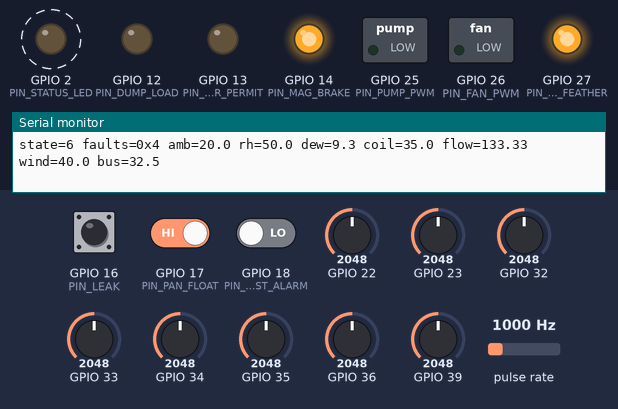
The sketch below on a simulated ESP32. On the bench: switched loads named in the sketch (green lamp = pin HIGH), output pins drawn as LEDs (lit = HIGH), the last lines printed to the serial monitor. Wiring (inferred from the names in the program): pulse sensor: data GPIO 4. Dashed ring = blinking. Inputs (shaded band) come from the test bench; at power-on: GPIO 22 = 2048, GPIO 34 = 2048, GPIO 35 = 2048, GPIO 16 (PIN_LEAK) HIGH, GPIO 17 (PIN_PAN_FLOAT) HIGH, GPIO 18 (PIN_GUST_ALARM) LOW, GPIO 23 = 2048, GPIO 32 = 2048, GPIO 33 = 2048, GPIO 36 = 2048, GPIO 39 = 2048, pulse rate 1000 Hz (analog values on the 0–4095 scale).

Above: at 1.2 s.
1.3 s: GPIO 22 set to 3444
At 2.41 s:
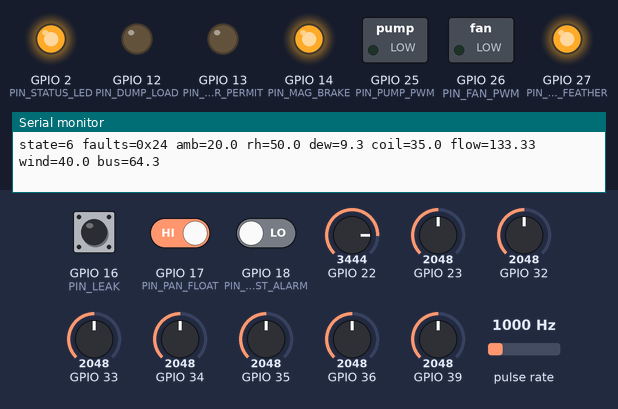
4.3 s: GPIO 22 set to 3549
At 4.68 s:
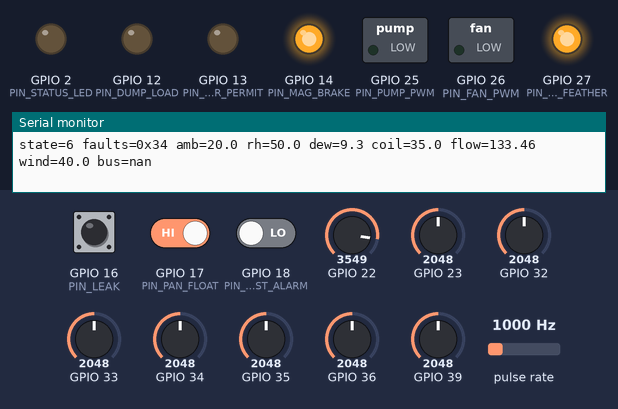
7.3 s: GPIO 34 set to 3443
10.3 s: GPIO 34 set to 3530
13.3 s: GPIO 35 set to 3412
16.3 s: GPIO 35 set to 3535
Timing chart, 0 to 20.3 s (numbered marks = the images above; inputs shaded):
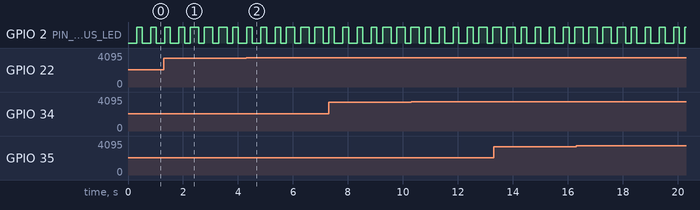

The sketch:

hybrid_cassette_controller.ino
```cpp
/*
 Hybrid micro-climate cassette controller — ESP32 Arduino reference firmware
 Target: Arduino-ESP32 2.x. This is a controller reference, NOT production or
 safety-certified firmware. Hardware must provide default-OFF drivers, independent
 fuses/current limits/thermal cut-outs, independent overspeed layer, physical
 break-before-make mains interlock, and a tested emergency isolation path.

 Pinout assumes a custom conditioned-input board. Do not connect RTDs, anemometer,
 battery, mains, turbine phases, LiFePO4 cells, or pumps directly to ESP32 pins.
*/
#include <Arduino.h>
#include <math.h>

// ---------- Pin map (adapt only after hardware review) ----------
constexpr int PIN_FLOW_PULSE      = 4;
constexpr int PIN_LEAK            = 16;  // conditioned active LOW leak detector
constexpr int PIN_PAN_FLOAT       = 17;  // conditioned active LOW high condensate
constexpr int PIN_GUST_ALARM      = 18;  // independent wind threshold comparator
constexpr int PIN_SERVICE_RESET   = 19;  // guarded, active LOW
constexpr int PIN_PUMP_PWM        = 25;
constexpr int PIN_FAN_PWM         = 26;
constexpr int PIN_BLADE_FEATHER   = 27;  // commands fail-safe stow actuator
constexpr int PIN_MAG_BRAKE       = 14;  // commands external brake contactor driver
constexpr int PIN_DUMP_LOAD       = 12;  // commands external protected dump load
constexpr int PIN_STATUS_LED      = 2;
constexpr int PIN_AUX_IR_PERMIT   = 13;  // dry-contact permit only; no mains switching
constexpr int ADC_AMBIENT_TEMP    = 34;  // conditioned sensor interface (calibrate)
constexpr int ADC_AMBIENT_RH      = 35;
constexpr int ADC_COIL_TEMP       = 32;
constexpr int ADC_WATER_IN        = 33;
constexpr int ADC_WATER_OUT       = 36;
constexpr int ADC_WIND_SPEED      = 39;
constexpr int ADC_ROTOR_RPM       = 23;  // use external conditioned frequency-to-voltage
constexpr int ADC_BUS_VOLT        = 22;

constexpr uint8_t PUMP_CH = 0, FAN_CH = 1;
constexpr uint32_t PWM_HZ = 20000;
constexpr uint8_t PWM_BITS = 10;
constexpr uint16_t PWM_MAX = (1 << PWM_BITS) - 1;

// ---------- Screening constants — validate against calibrated hardware ----------
constexpr float GUST_CURTAIN_MPH  = 18.0f;
constexpr float GUST_OPEN_MPH     = 35.0f;
constexpr float DEW_MARGIN_C      = 2.0f;   // minimum surface-above-dew margin
constexpr float MAX_COIL_C         = 65.0f;
constexpr float MIN_COIL_C         = 2.0f;
constexpr float MIN_FLOW_LPM       = 1.0f;
constexpr float FLOW_PULSES_PER_L  = 450.0f; // sensor-specific calibration constant
constexpr float BUS_24_LOW         = 20.5f;
constexpr float BUS_48_LOW         = 41.0f;
constexpr float BUS_HIGH           = 58.0f;
constexpr uint32_t FLOW_PROVE_MS   = 10000;
constexpr uint32_t SENSOR_STALE_MS = 3000;
constexpr uint32_t FAULT_HOLD_MS   = 30000;

enum class State : uint8_t {
  SAFE_STOW, SOLAR_FAN_COOL, HYDRONIC_CHILL, HYDRONIC_HEAT, WIND_GENERATION, DUMP_HEAT, FAULT_LATCHED
};

enum Fault : uint32_t {
  F_NONE=0, F_LEAK=1u<<0, F_PAN=1u<<1, F_GUST=1u<<2, F_NO_FLOW=1u<<3,
  F_SENSOR=1u<<4, F_BUS=1u<<5, F_COIL=1u<<6
};

struct Sensors {
  float ambientC, rhPct, coilC, waterInC, waterOutC;
  float windMph, rotorRpm, flowLpm, busV;
  bool leak, panHigh, gustComparator;
  uint32_t sampleMs;
};

volatile uint32_t g_flowPulses = 0;
State g_state = State::SAFE_STOW;
uint32_t g_faults = F_NONE;
uint32_t g_stateSince = 0;
uint32_t g_flowStart = 0;
uint32_t g_lastFlowCalc = 0, g_lastFlowPulses = 0;
float g_flowLpm = 0.0f;
bool g_curtainsDeployed = false; // Must be set only by a validated curtain state input in production.

void IRAM_ATTR onFlowPulse() { g_flowPulses++; }

float adcToUnit(int pin, float minV, float maxV, float minOut, float maxOut) {
  int raw = analogRead(pin);
  float v = (raw / 4095.0f) * 3.3f;
  if (v < minV || v > maxV) return NAN;
  return minOut + (v-minV)*(maxOut-minOut)/(maxV-minV);
}

float dewPointC(float tempC, float rhPct) {
  // Magnus formula; valid operational range must be verified for selected sensor/service range.
  if (!isfinite(tempC) || !isfinite(rhPct) || rhPct <= 0.0f || rhPct > 100.0f) return NAN;
  const float a = 17.62f, b = 243.12f;
  float gamma = logf(rhPct/100.0f) + (a*tempC)/(b+tempC);
  return (b*gamma)/(a-gamma);
}

void setPwm(int channel, float duty01) {
  duty01 = constrain(duty01, 0.0f, 1.0f);
  ledcWrite(channel, (uint32_t)(duty01 * PWM_MAX));
}

void allOutputsSafe() {
  setPwm(PUMP_CH, 0); setPwm(FAN_CH, 0);
  digitalWrite(PIN_BLADE_FEATHER, HIGH); // Fail-safe command: feather/stow
  digitalWrite(PIN_MAG_BRAKE, HIGH);     // External contactor must also fail safe on loss of power
  digitalWrite(PIN_DUMP_LOAD, LOW);
  digitalWrite(PIN_AUX_IR_PERMIT, LOW);
}

void enter(State next) {
  if (next == g_state) return;
  allOutputsSafe();
  g_state = next;
  g_stateSince = millis();
  g_flowStart = 0;
}

void updateFlow() {
  uint32_t now = millis();
  if (now - g_lastFlowCalc < 1000) return;
  noInterrupts(); uint32_t pulses = g_flowPulses; interrupts();
  uint32_t dp = pulses - g_lastFlowPulses;
  float seconds = (now - g_lastFlowCalc) / 1000.0f;
  g_flowLpm = (dp / FLOW_PULSES_PER_L) * (60.0f / seconds);
  g_lastFlowPulses = pulses; g_lastFlowCalc = now;
}

Sensors readSensors() {
  updateFlow();
  Sensors s{};
  // All conversions assume 0.5-2.8 V conditioned outputs; adapt calibration coefficients per board.
  s.ambientC = adcToUnit(ADC_AMBIENT_TEMP, 0.5f,2.8f,-20.0f,60.0f);
  s.rhPct    = adcToUnit(ADC_AMBIENT_RH,   0.5f,2.8f,  0.0f,100.0f);
  s.coilC    = adcToUnit(ADC_COIL_TEMP,    0.5f,2.8f,-20.0f,90.0f);
  s.waterInC = adcToUnit(ADC_WATER_IN,     0.5f,2.8f,-20.0f,90.0f);
  s.waterOutC= adcToUnit(ADC_WATER_OUT,    0.5f,2.8f,-20.0f,90.0f);
  s.windMph  = adcToUnit(ADC_WIND_SPEED,   0.5f,2.8f,  0.0f,80.0f);
  s.rotorRpm = adcToUnit(ADC_ROTOR_RPM,    0.5f,2.8f,  0.0f,3000.0f);
  s.busV     = adcToUnit(ADC_BUS_VOLT,     0.5f,2.8f,  0.0f,65.0f);
  s.flowLpm = g_flowLpm;
  s.leak = digitalRead(PIN_LEAK) == LOW;
  s.panHigh = digitalRead(PIN_PAN_FLOAT) == LOW;
  s.gustComparator = digitalRead(PIN_GUST_ALARM) == HIGH;
  s.sampleMs = millis();
  return s;
}

bool sensorsValid(const Sensors& s) {
  return isfinite(s.ambientC) && isfinite(s.rhPct) && isfinite(s.coilC) &&
    isfinite(s.waterInC) && isfinite(s.waterOutC) && isfinite(s.windMph) &&
    isfinite(s.rotorRpm) && isfinite(s.busV);
}

uint32_t evaluateFaults(const Sensors& s) {
  uint32_t f = F_NONE;
  if (!sensorsValid(s)) f |= F_SENSOR;
  if (s.leak) f |= F_LEAK;
  if (s.panHigh) f |= F_PAN;
  float gustLimit = g_curtainsDeployed ? GUST_CURTAIN_MPH : GUST_OPEN_MPH;
  if (s.gustComparator || (isfinite(s.windMph) && s.windMph >= gustLimit)) f |= F_GUST;
  if (isfinite(s.busV) && (s.busV > BUS_HIGH || s.busV < BUS_24_LOW)) f |= F_BUS;
  if (isfinite(s.coilC) && (s.coilC > MAX_COIL_C || s.coilC < MIN_COIL_C)) f |= F_COIL;
  return f;
}

void runState(const Sensors& s) {
  const float dewC = dewPointC(s.ambientC, s.rhPct);
  const bool enoughBus = s.busV >= BUS_24_LOW;
  const bool excessBus = s.busV >= 54.0f;
  const bool chillAllowed = isfinite(dewC) && s.coilC >= dewC + DEW_MARGIN_C;

  if (g_faults != F_NONE) { enter(State::FAULT_LATCHED); return; }
  switch (g_state) {
    case State::SAFE_STOW:
      allOutputsSafe();
      if (enoughBus && s.ambientC > 25.0f && s.windMph < 12.0f) enter(State::SOLAR_FAN_COOL);
      break;
    case State::SOLAR_FAN_COOL:
      digitalWrite(PIN_BLADE_FEATHER, LOW); digitalWrite(PIN_MAG_BRAKE, LOW);
      setPwm(FAN_CH, 0.55f); setPwm(PUMP_CH, 0.0f);
      if (!enoughBus || s.ambientC < 23.0f) enter(State::SAFE_STOW);
      else if (chillAllowed && s.ambientC > 28.0f) enter(State::HYDRONIC_CHILL);
      else if (s.windMph > 8.0f) enter(State::WIND_GENERATION);
      break;
    case State::HYDRONIC_CHILL:
      digitalWrite(PIN_BLADE_FEATHER, LOW); digitalWrite(PIN_MAG_BRAKE, LOW);
      setPwm(FAN_CH, 0.70f);
      setPwm(PUMP_CH, chillAllowed ? 0.65f : 0.0f);
      if (g_flowStart == 0) g_flowStart = millis();
      if (millis()-g_flowStart > FLOW_PROVE_MS && s.flowLpm < MIN_FLOW_LPM) { g_faults |= F_NO_FLOW; break; }
      if (!chillAllowed || !enoughBus) enter(State::SOLAR_FAN_COOL);
      else if (s.windMph > 8.0f) enter(State::WIND_GENERATION);
      break;
    case State::HYDRONIC_HEAT:
      digitalWrite(PIN_BLADE_FEATHER, LOW); digitalWrite(PIN_MAG_BRAKE, LOW);
      setPwm(FAN_CH, 0.45f); setPwm(PUMP_CH, 0.60f);
      if (g_flowStart == 0) g_flowStart = millis();
      if (millis()-g_flowStart > FLOW_PROVE_MS && s.flowLpm < MIN_FLOW_LPM) { g_faults |= F_NO_FLOW; break; }
      if (s.ambientC > 21.0f || !enoughBus) enter(State::SAFE_STOW);
      break;
    case State::WIND_GENERATION:
      digitalWrite(PIN_BLADE_FEATHER, LOW); digitalWrite(PIN_MAG_BRAKE, LOW);
      setPwm(FAN_CH, s.ambientC > 25.0f ? 0.45f : 0.0f);
      if (excessBus) enter(State::DUMP_HEAT);
      else if (s.windMph < 6.0f) enter(State::SOLAR_FAN_COOL);
      break;
    case State::DUMP_HEAT:
      digitalWrite(PIN_BLADE_FEATHER, LOW); digitalWrite(PIN_MAG_BRAKE, LOW);
      digitalWrite(PIN_DUMP_LOAD, HIGH);
      setPwm(PUMP_CH, 0.50f); setPwm(FAN_CH, 0.0f);
      if (s.busV < 52.0f) enter(State::WIND_GENERATION);
      break;
    case State::FAULT_LATCHED:
      allOutputsSafe();
      if (digitalRead(PIN_SERVICE_RESET) == LOW && millis()-g_stateSince > FAULT_HOLD_MS) {
        g_faults = F_NONE; enter(State::SAFE_STOW);
      }
      break;
  }
}

void setup() {
  pinMode(PIN_LEAK, INPUT_PULLUP); pinMode(PIN_PAN_FLOAT, INPUT_PULLUP);
  pinMode(PIN_GUST_ALARM, INPUT_PULLDOWN); pinMode(PIN_SERVICE_RESET, INPUT_PULLUP);
  pinMode(PIN_BLADE_FEATHER, OUTPUT); pinMode(PIN_MAG_BRAKE, OUTPUT);
  pinMode(PIN_DUMP_LOAD, OUTPUT); pinMode(PIN_AUX_IR_PERMIT, OUTPUT); pinMode(PIN_STATUS_LED, OUTPUT);
  analogReadResolution(12);
  ledcSetup(PUMP_CH, PWM_HZ, PWM_BITS); ledcAttachPin(PIN_PUMP_PWM, PUMP_CH);
  ledcSetup(FAN_CH, PWM_HZ, PWM_BITS); ledcAttachPin(PIN_FAN_PWM, FAN_CH);
  attachInterrupt(digitalPinToInterrupt(PIN_FLOW_PULSE), onFlowPulse, RISING);
  g_lastFlowCalc = millis();
  allOutputsSafe();
  Serial.begin(115200);
}

void loop() {
  Sensors s = readSensors();
  g_faults |= evaluateFaults(s);
  runState(s);
  digitalWrite(PIN_STATUS_LED, (g_state == State::FAULT_LATCHED) ? ((millis()/250)%2) : HIGH);
  Serial.printf("state=%u faults=0x%lx amb=%.1f rh=%.1f dew=%.1f coil=%.1f flow=%.2f wind=%.1f bus=%.1f\n",
    (unsigned)g_state, (unsigned long)g_faults, s.ambientC, s.rhPct,
    dewPointC(s.ambientC,s.rhPct), s.coilC, s.flowLpm, s.windMph, s.busV);
  delay(100);
}
```

Measured:
- the behaviour switches between 3474 and 3475 on GPIO 22 (found by bisection; images 1 and 2)
